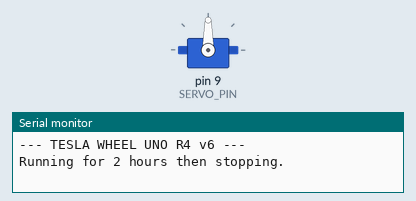
Recording of a sketch running on a simulated Arduino Uno, built with avr-gcc and run on an emulated ATmega328P. Parts: servo, the last lines printed to the serial monitor. Random numbers use the default seed unless the sketch sets one.

Above: at 2.0 s.
At 12.1 s:
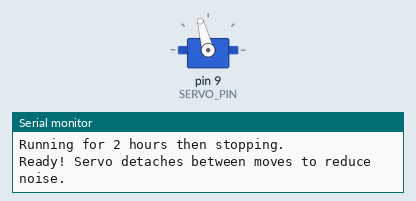
At 29.4 s:
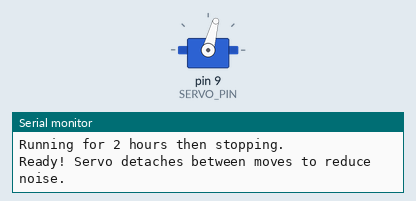
Timing chart, 0 to 30.9 s (numbered marks = the images above):
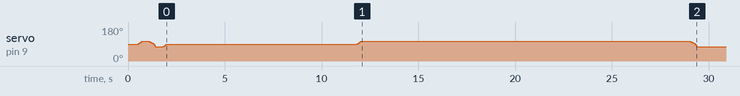

The sketch:

tesla-wheel-v6-stable.ino
```cpp
#include <Servo.h>

Servo myWheel;

// ====================== SETTINGS ======================
const bool TEST_MODE = false;    // Set to true to halve delays for faster testing

const int CENTER = 90;           // Middle position for the knob
const int SWING_DEGREES = 15;    // Increased to ensure enough travel to turn dial

const int MS_PER_DEGREE = 6;     // v5: slightly slower with easing for smoother, quieter movement

const int SERVO_PIN = 9;

const int MIN = 9000;
const int MAX = 17000;

const int DELAY_MIN = TEST_MODE ? MIN / 2 : MIN;
const int DELAY_MAX = TEST_MODE ? MAX / 2 : MAX;

// How long the whole thing runs before stopping
const unsigned long RUN_TIME_MS = 2UL * 60 * 60 * 1000;  // 2 hours

// ====================== VARIABLES ======================
unsigned long startTime = 0;
bool running = true;


// ====================== HELPER FUNCTIONS ======================

void servoAttach() {
  if (!myWheel.attached()) {
    myWheel.attach(SERVO_PIN);
    delay(20);  // Brief settle time after attach
  }
}

void servoDetach() {
  if (myWheel.attached()) {
    myWheel.detach();
  }
}

void sweepTo(int target) {
  if (!running) return;

  servoAttach();

  int current = myWheel.read();
  int steps = abs(target - current);
  if (steps == 0) { servoDetach(); return; }

  int dir = (target > current) ? 1 : -1;

  for (int i = 0; i < steps; i++) {
    int pos = current + dir * (i + 1);
    myWheel.write(pos);

    // Sinusoidal ease-in/out: slow at ends, fast in the middle
    float t = (float)i / (steps - 1);  // 0.0 → 1.0
    float ease = 0.5 - 0.5 * cos(PI * t);  // 0.0 → 1.0 smoothly
    int ms = (int)(MS_PER_DEGREE * 3 * (1.0 - ease) + MS_PER_DEGREE * 0.5);
    delay(ms);
  }

  delay(50);
  servoDetach();
}


// ====================== SETUP ======================
void setup() {
  Serial.begin(115200);
  Serial.println("--- TESLA WHEEL UNO R4 v6 ---");
  Serial.println("Running for 2 hours then stopping.");

  startTime = millis();

  // Startup wiggle from known center
  servoAttach();
  myWheel.write(CENTER);
  delay(500);

  sweepTo(CENTER + SWING_DEGREES);
  delay(300);
  sweepTo(CENTER - SWING_DEGREES);
  delay(300);
  sweepTo(CENTER);

  Serial.println("Ready! Servo detaches between moves to reduce noise.");
}


// ====================== MAIN LOOP ======================
void loop() {

  // === Time check: Should we stop? ===
  if (running && (millis() - startTime >= RUN_TIME_MS)) {
    Serial.println("2 hours up! Signing off...");
    // 3 goodbye movements
    for (int i = 0; i < 3; i++) {
      sweepTo(CENTER + SWING_DEGREES);
      delay(500);
      sweepTo(CENTER - SWING_DEGREES);
      delay(500);
    }
    sweepTo(CENTER);
    servoDetach();
    running = false;
  }

  if (!running) {
    delay(1000);
    return;
  }

  // === Normal movement ===
  // Servo is detached during pauses — quiet, no hold current drain
  delay(random(DELAY_MIN, DELAY_MAX + 1));
  sweepTo(CENTER + SWING_DEGREES);

  delay(random(DELAY_MIN, DELAY_MAX + 1));
  sweepTo(CENTER - SWING_DEGREES);
}
```
